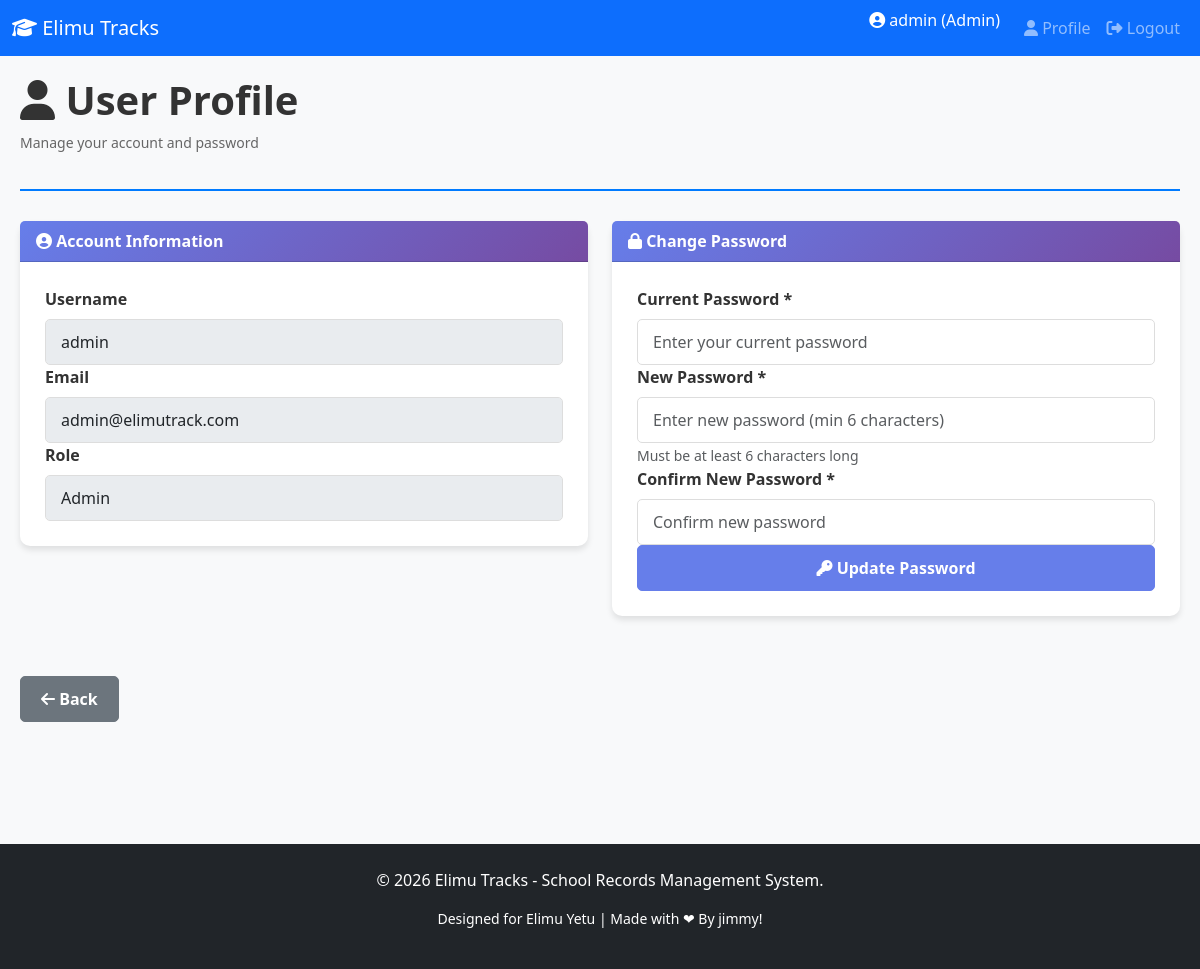
Screenshot of /admin/profile.php (signed in) with the database file from the repository.
### tables this page shows
CREATE TABLE `users` (
  `id` int(11) NOT NULL,
  `username` varchar(50) NOT NULL,
  `email` varchar(100) NOT NULL,
  `password` varchar(255) NOT NULL,
  `role` enum('admin','teacher','kitchen') NOT NULL DEFAULT 'teacher',
  `department_id` int(11) DEFAULT NULL,
  `is_super_admin` tinyint(1) NOT NULL DEFAULT 0,
  `created_at` timestamp NOT NULL DEFAULT current_timestamp()
);

### admin/profile.php (the view, shortened to what this page needs)
<?php
require_once(__DIR__ . '/../includes/header.php');
$user_id = $_SESSION['user_id'];
$stmt = $conn->prepare("SELECT username, email, role FROM users WHERE id = ?");
$stmt->bind_param("i", $user_id);
$stmt->execute();
$user = $stmt->get_result()->fetch_assoc();
?>
<div class="dashboard-container">
    <div class="dashboard-header">
        <h1><i class="fas fa-user"></i> User Profile</h1>
        <p>Manage your account and password</p>
    </div>
    <div class="row">
        <div class="col-lg-6 col-md-12 mb-3">
            <div class="card">
                <div class="card-header">
                    <i class="fas fa-user-circle"></i> Account Information
                </div>
                <div class="card-body">
                    <div class="form-group">
                        <label>Username</label>
                        <input type="text" class="form-control" value="<?php echo htmlspecialchars($user['username']); ?>" disabled>
                    </div>
                    <div class="form-group">
                        <label>Email</label>
                        <input type="email" class="form-control" value="<?php echo htmlspecialchars($user['email']); ?>" disabled>
                    </div>
                    <div class="form-group">
                        <label>Role</label>
                        <input type="text" class="form-control" value="<?php echo ucfirst(htmlspecialchars($user['role'])); ?>" disabled>
                    </div>
                </div>
            </div>
        </div>
        <div class="col-lg-6 col-md-12 mb-3">
            <div class="card">
                <div class="card-header">
                    <i class="fas fa-lock"></i> Change Password
                </div>
                <div class="card-body">
                    <form method="POST">
                        <div class="form-group">
                            <label for="current_password">Current Password *</label>
                            <input type="password" class="form-control" id="current_password"
                                   name="current_password" placeholder="Enter your current password" required>
                        </div>
                        <div class="form-group">
                            <label for="new_password">New Password *</label>
                            <input type="password" class="form-control" id="new_password"
                                   name="new_password" placeholder="Enter new password (min 6 characters)" required>
                            <small class="form-text text-muted">Must be at least 6 characters long</small>
                        </div>
                        <div class="form-group">
                            <label for="confirm_password">Confirm New Password *</label>
                            <input type="password" class="form-control" id="confirm_password"
                                   name="confirm_password" placeholder="Confirm new password" required>
                        </div>
                        <button type="submit" name="update_password" class="btn btn-primary w-100">
                            <i class="fas fa-key"></i> Update Password
                        </button>
                    </form>
                </div>
            </div>
        </div>
    </div>
    <div class="mt-4 mb-4">
        <button onclick="history.back()" class="btn btn-secondary">
            <i class="fas fa-arrow-left"></i> Back
        </button>
    </div>
</div>
<?php require_once(__DIR__ . '/../includes/footer.php'); ?>

### assets/css/style.css (style rules this page uses)
:root { --primary-color: #007bff; --secondary-color: #6c757d; --success-color: #28a745; --danger-color: #dc3545; --warning-color: #ffc107; --info-color: #17a2b8; }
* { margin: 0; padding: 0; box-sizing: border-box; }
body { font-family: 'Segoe UI', Tahoma, Geneva, Verdana, sans-serif; background-color: #f8f9fa; color: #333; }
html, body { height: 100%; }
.dashboard-container { padding: 20px; min-height: calc(100vh - 60px); }
.dashboard-header { margin-bottom: 30px; padding-bottom: 20px; border-bottom: 2px solid #007bff; }
.dashboard-header h1 { color: #333; font-weight: bold; }
.dashboard-header p { color: #666; font-size: 14px; }
.card { border: none; border-radius: 10px; box-shadow: 0 4px 6px rgba(0, 0, 0, 0.1); transition: transform 0.3s ease, box-shadow 0.3s ease; margin-bottom: 20px; }
.card-header { background: linear-gradient(135deg, #667eea 0%, #764ba2 100%); color: white; border-radius: 10px 10px 0 0; font-weight: bold; }
.card-body { padding: 25px; }
.form-group label { font-weight: 600; color: #333; margin-bottom: 8px; }
.form-control, .form-select { border-radius: 5px; border: 1px solid #ddd; padding: 10px 15px; }
.btn { border-radius: 5px; font-weight: 600; padding: 10px 20px; transition: all 0.3s ease; }
.btn-primary { background-color: #667eea; border-color: #667eea; }
.btn-secondary { background-color: #6c757d; border-color: #6c757d; }
.text-muted { color: #6c757d; }

### rows the page displays
users: username "admin", email "admin@elimutrack.com", role "Admin"

### other values shown
getCurrentUser() "admin"
getCurrentRole() "Admin"
